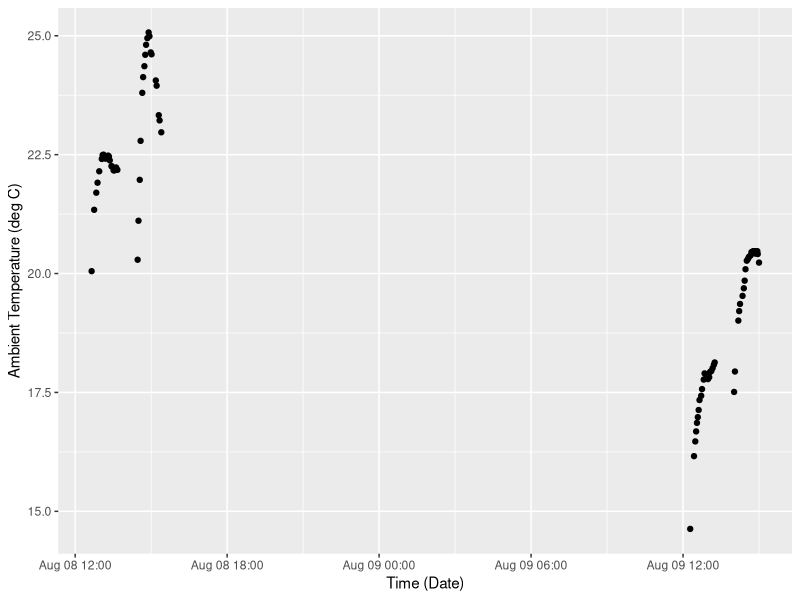
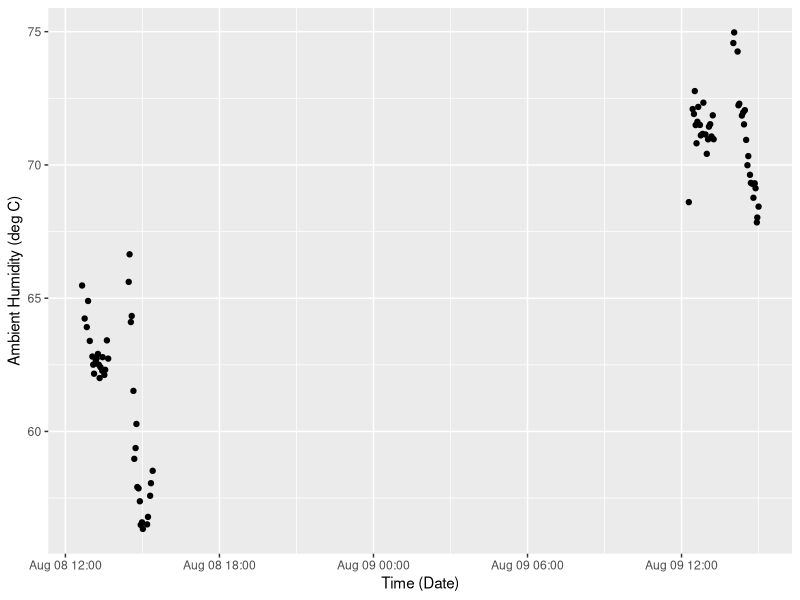
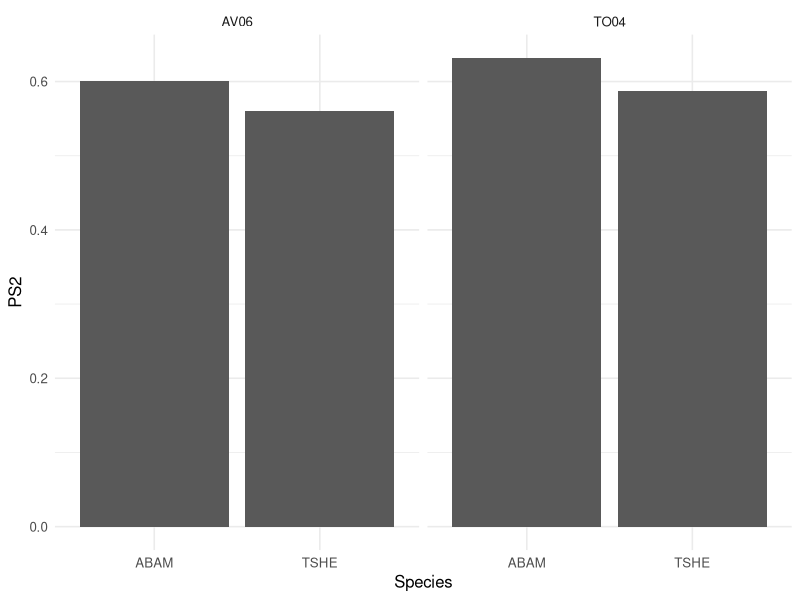
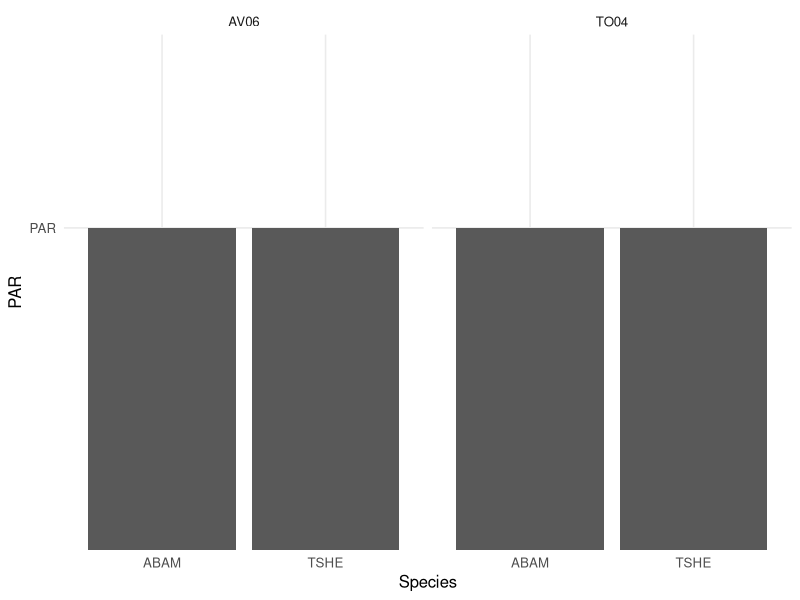
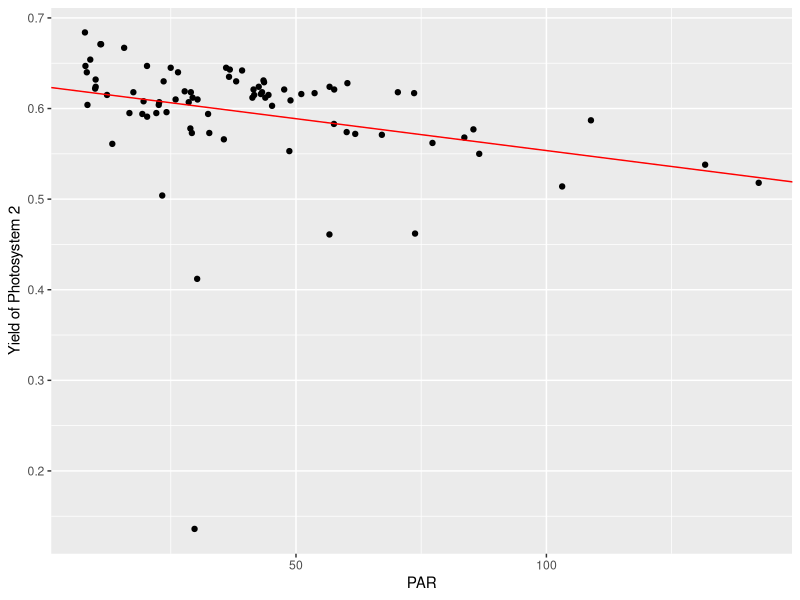
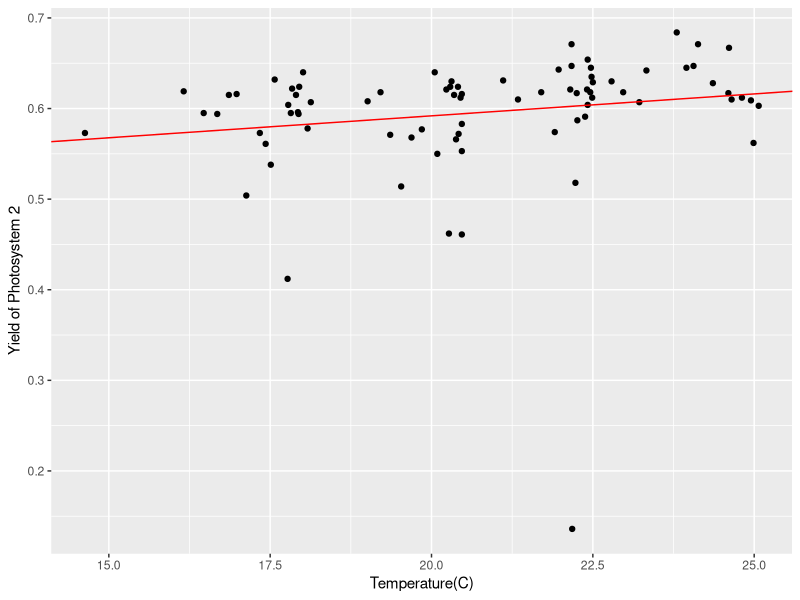
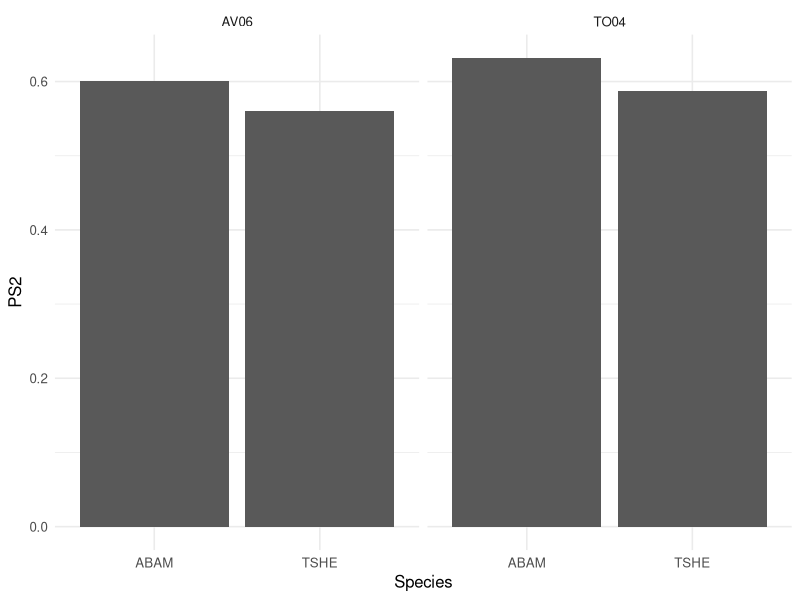
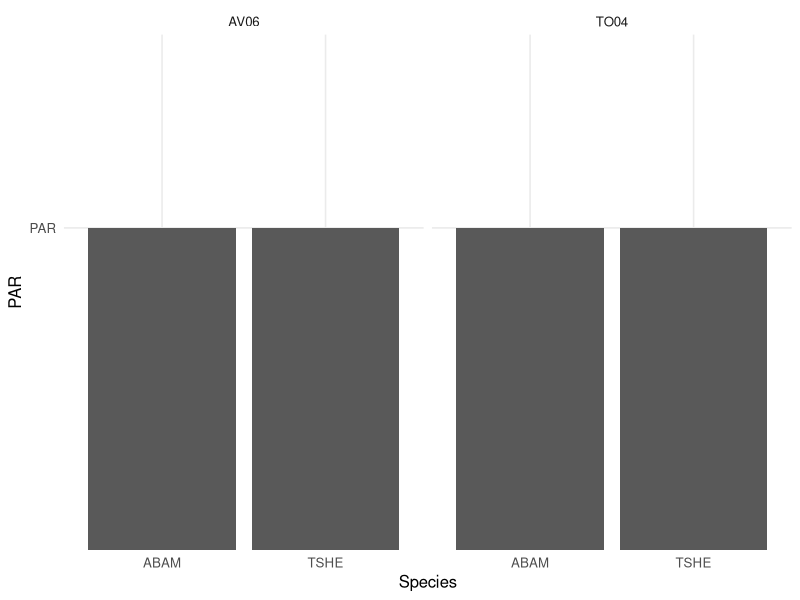

Generate these figures, in order, with R: (Note: this script raises an error after producing the figures.)
## ---- chunk 1
knitr::opts_chunk$set(echo = TRUE)
## ---- chunk 2
library(ggplot2)
library(readr)
library(magrittr)
library(lubridate)
library(tidyverse)
## ---- chunk 3
photosynq <- read_csv('./data/photosynq.csv')
summary(photosynq)
## ---- chunk 4
head(photosynq)
photosynq$localdate <- mdy(photosynq$Date)
photosynq$localdatetime  <- ymd_hms(paste(photosynq$localdate,photosynq$Time,sep = ' '))

## ---- chunk 5
photosynq %>% ggplot(aes(x=localdatetime,y=`Temperature`)) + geom_point() +
  labs(x="Time (Date)", y="Ambient Temperature (deg C)")

## ---- chunk 6
photosynq %>% ggplot(aes(x=localdatetime,y=`Humidity`)) + geom_point() +
  labs(x="Time (Date)", y="Ambient Humidity (deg C)")

## ---- chunk 7
photosynq %>% ggplot() + geom_bar(aes(x=Species,y=Phi2),stat = "summary", fun.y = "mean") + facet_grid(.~Stand) +
  labs(x="Species",y="PS2") + theme_minimal(base_size = 12)
ggsave(filename = "figs/Species-comparisions.png",dpi = 300, width = 4, height = 4, units = "in")
## ---- chunk 8
photosynq %>% ggplot() + geom_bar(aes(x=Species,y='PAR'),stat = "summary", fun.y = "mean") + facet_grid(.~Stand) +
  labs(x="Species",y="PAR") + theme_minimal(base_size = 12)
ggsave(filename = "figs/Species-comparisions-lightPAR.png",dpi = 300, width = 4, height = 4, units = "in")
## ---- chunk 9
t.test(photosynq[photosynq$Species=='ABAM',c('Phi2')]$Phi2,
       photosynq[photosynq$Species=='TSHE',c('Phi2')]$Phi2)
t.test(photosynq[photosynq$Stand=='TO04',c('Phi2')]$Phi2,
       photosynq[photosynq$Stand=='AV06',c('Phi2')]$Phi2)
t.test(photosynq[photosynq$Station=='CN01',c('Phi2')]$Phi2,
       photosynq[photosynq$Station=='TN01',c('Phi2')]$Phi2)

## ---- chunk 10
t.test(photosynq[photosynq$Species=='ABAM',c('NPQt')]$NPQt,
       photosynq[photosynq$Species=='TSHE',c('NPQt')]$NPQt)
t.test(photosynq[photosynq$Stand=='TO04',c('NPQt')]$NPQt,
       photosynq[photosynq$Stand=='AV06',c('NPQt')]$NPQt)
t.test(photosynq[photosynq$Station=='CN01',c('NPQt')]$NPQt,
       photosynq[photosynq$Station=='TN01',c('NPQt')]$NPQt)
## ---- chunk 11
t.test(photosynq[photosynq$Species=='ABAM',c('PAR')]$PAR,
       photosynq[photosynq$Species=='TSHE',c('PAR')]$PAR)
t.test(photosynq[photosynq$Stand=='TO04',c('PAR')]$PAR,
       photosynq[photosynq$Stand=='AV06',c('PAR')]$PAR)
t.test(photosynq[photosynq$Station=='CN01',c('PAR')]$PAR,
       photosynq[photosynq$Station=='TN01',c('PAR')]$PAR)
## ---- chunk 12
t.test(photosynq[photosynq$Species=='ABAM' & photosynq$Station=='CN01',c('PAR')]$PAR,
photosynq[photosynq$Species=='TSHE' & photosynq$Station=='CN01',c('PAR')]$PAR)
t.test(photosynq[photosynq$Species=='ABAM' & photosynq$Station=='TN01',c('PAR')]$PAR,
photosynq[photosynq$Species=='TSHE' & photosynq$Station=='TN01',c('PAR')]$PAR)
t.test(photosynq[photosynq$Species=='ABAM' & photosynq$Stand=='TO04',c('PAR')]$PAR,
photosynq[photosynq$Species=='TSHE' & photosynq$Stand=='TO04',c('PAR')]$PAR)
t.test(photosynq[photosynq$Species=='ABAM' & photosynq$Stand=='AV06',c('PAR')]$PAR,
photosynq[photosynq$Species=='TSHE' & photosynq$Stand=='AV06',c('PAR')]$PAR)
## ---- chunk 13
t.test(photosynq[photosynq$Species=='ABAM' & photosynq$Station=='CN01' & photosynq$Stand=='TO04',c('PAR')]$PAR,
photosynq[photosynq$Species=='TSHE' & photosynq$Station=='CN01' & photosynq$Stand=='TO04',c('PAR')]$PAR)
t.test(photosynq[photosynq$Species=='ABAM' & photosynq$Station=='TN01' & photosynq$Stand=='TO04',c('PAR')]$PAR,
photosynq[photosynq$Species=='TSHE' & photosynq$Station=='TN01' & photosynq$Stand=='TO04',c('PAR')]$PAR)
t.test(photosynq[photosynq$Species=='ABAM' & photosynq$Station=='CN01' & photosynq$Stand=='AV06',c('PAR')]$PAR,
photosynq[photosynq$Species=='TSHE' & photosynq$Station=='CN01' & photosynq$Stand=='AV06',c('PAR')]$PAR)
t.test(photosynq[photosynq$Species=='ABAM' & photosynq$Station=='TN01' & photosynq$Stand=='AV06',c('PAR')]$PAR,
photosynq[photosynq$Species=='TSHE' & photosynq$Station=='TN01' & photosynq$Stand=='AV06',c('PAR')]$PAR)
## ---- chunk 14
t.test(photosynq[photosynq$Species=='ABAM',c('Temperature')]$Temperature,
       photosynq[photosynq$Species=='TSHE',c('Temperature')]$Temperature)
t.test(photosynq[photosynq$Stand=='TO04',c('Temperature')]$Temperature,
       photosynq[photosynq$Stand=='AV06',c('Temperature')]$Temperature)
t.test(photosynq[photosynq$Station=='CN01',c('Temperature')]$Temperature,
       photosynq[photosynq$Station=='TN01',c('Temperature')]$Temperature)
## ---- chunk 15
model_linear1 <- lm(Phi2 ~ PAR, data = photosynq)
summary(model_linear1)
PAR_Phi2_intercept <- coef(model_linear1)[1]
PAR_Phi2_slope <- coef(model_linear1)[2]
## ---- chunk 16
ggplot(data = photosynq, aes(x=PAR,y=Phi2)) + geom_point() +
  labs(x="PAR", y="Yield of Photosystem 2") + geom_abline(intercept = PAR_Phi2_intercept, slope = PAR_Phi2_slope, color = 'red')
## ---- chunk 17
model_linear2 <- lm(Phi2 ~ Temperature, data = photosynq)
summary(model_linear2)
Temperature_Phi2_intercept <- coef(model_linear2)[1]
Temperature_Phi2_slope <- coef(model_linear2)[2]
## ---- chunk 18
ggplot(data = photosynq, aes(x=Temperature,y=Phi2)) + geom_point() +
  labs(x="Temperature(C)", y="Yield of Photosystem 2") + geom_abline(intercept = Temperature_Phi2_intercept, slope = Temperature_Phi2_slope, color = 'red')
## ---- chunk 19
model_linear3 <- lm(Phi2 ~ PAR, data = photosynq)
summary(model_linear3)
PAR_Phi2_intercept <- coef(model_linear3)[1]
PAR_Phi2_slope <- coef(model_linear3)[2]
## ---- chunk 20
t.test(photosynq[photosynq$Species=='ABAM',c('PhiNPQ')]$PhiNPQ,
       photosynq[photosynq$Species=='TSHE',c('PhiNPQ')]$PhiNPQ)
t.test(photosynq[photosynq$Stand=='TO04',c('PhiNPQ')]$PhiNPQ,
       photosynq[photosynq$Stand=='AV06',c('PhiNPQ')]$PhiNPQ)
t.test(photosynq[photosynq$Station=='CN01',c('PhiNPQ')]$PhiNPQ,
       photosynq[photosynq$Station=='TN01',c('PhiNPQ')]$PhiNPQ)
## ---- chunk 21
t.test(photosynq[photosynq$Species=='ABAM' & photosynq$Station=='CN01',c('PhiNPQ')]$PhiNPQ,
photosynq[photosynq$Species=='TSHE' & photosynq$Station=='CN01',c('PhiNPQ')]$PhiNPQ)
t.test(photosynq[photosynq$Species=='ABAM' & photosynq$Station=='TN01',c('PhiNPQ')]$PhiNPQ,
photosynq[photosynq$Species=='TSHE' & photosynq$Station=='TN01',c('PhiNPQ')]$PhiNPQ)
t.test(photosynq[photosynq$Species=='ABAM' & photosynq$Stand=='TO04',c('PhiNPQ')]$PhiNPQ,
photosynq[photosynq$Species=='TSHE' & photosynq$Stand=='TO04',c('PhiNPQ')]$PhiNPQ)
t.test(photosynq[photosynq$Species=='ABAM' & photosynq$Stand=='AV06',c('PhiNPQ')]$PhiNPQ,
photosynq[photosynq$Species=='TSHE' & photosynq$Stand=='AV06',c('PhiNPQ')]$PhiNPQ)

## ---- chunk 22
t.test(photosynq[photosynq$Species=='ABAM' & photosynq$Station=='CN01',c('PhiNO')]$PhiNO,
photosynq[photosynq$Species=='TSHE' & photosynq$Station=='CN01',c('PhiNO')]$PhiNO)
t.test(photosynq[photosynq$Species=='ABAM' & photosynq$Station=='TN01',c('PhiNO')]$PhiNO,
photosynq[photosynq$Species=='TSHE' & photosynq$Station=='TN01',c('PhiNO')]$PhiNO)
t.test(photosynq[photosynq$Species=='ABAM' & photosynq$Stand=='TO04',c('PhiNO')]$PhiNO,
photosynq[photosynq$Species=='TSHE' & photosynq$Stand=='TO04',c('PhiNO')]$PhiNO)
t.test(photosynq[photosynq$Species=='ABAM' & photosynq$Stand=='AV06',c('PhiNO')]$PhiNO,
photosynq[photosynq$Species=='TSHE' & photosynq$Stand=='AV06',c('PhiNO')]$PhiNO)
## ---- chunk 23
t.test(photosynq[photosynq$Species=='ABAM' & photosynq$Station=='CN01',]$NPQt,
photosynq[photosynq$Species=='TSHE' & photosynq$Station=='CN01',]$NPQt)
t.test(photosynq[photosynq$Species=='ABAM' & photosynq$Station=='TN01',]$NPQt,
photosynq[photosynq$Species=='TSHE' & photosynq$Station=='TN01',]$NPQt)
t.test(photosynq[photosynq$Species=='ABAM' & photosynq$Stand=='TO04',]$NPQt,
photosynq[photosynq$Species=='TSHE' & photosynq$Stand=='TO04',]$NPQt)
t.test(photosynq[photosynq$Species=='ABAM' & photosynq$Stand=='AV06',]$NPQt,
photosynq[photosynq$Species=='TSHE' & photosynq$Stand=='AV06',]$NPQt)

## ---- chunk 24
photosynq.TO04.TN01 <- subset(photosynq, Stand=="TO04", Station=="TN01")
photosynq.TO04.CN01 <- subset(photosynq, Stand=="TO04", Station=="CN01")
t.test(photosynq.TO04$Phi2~photosynq.TO04$Species)
